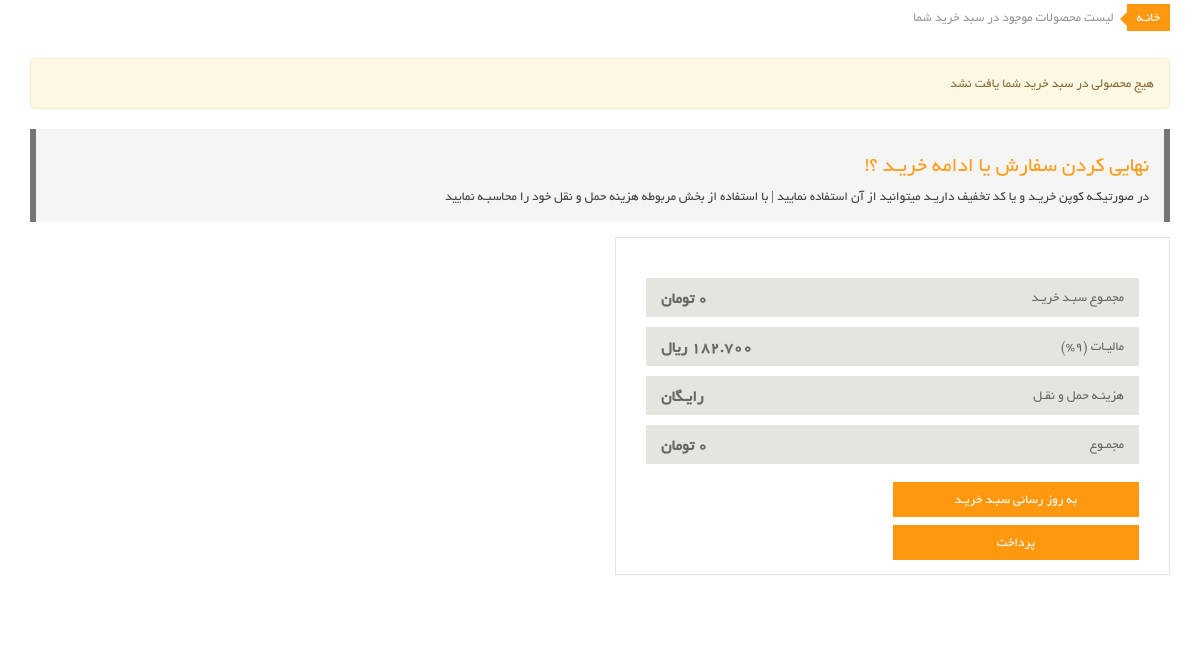
Page /open_order (signed in) on the earlier database version.
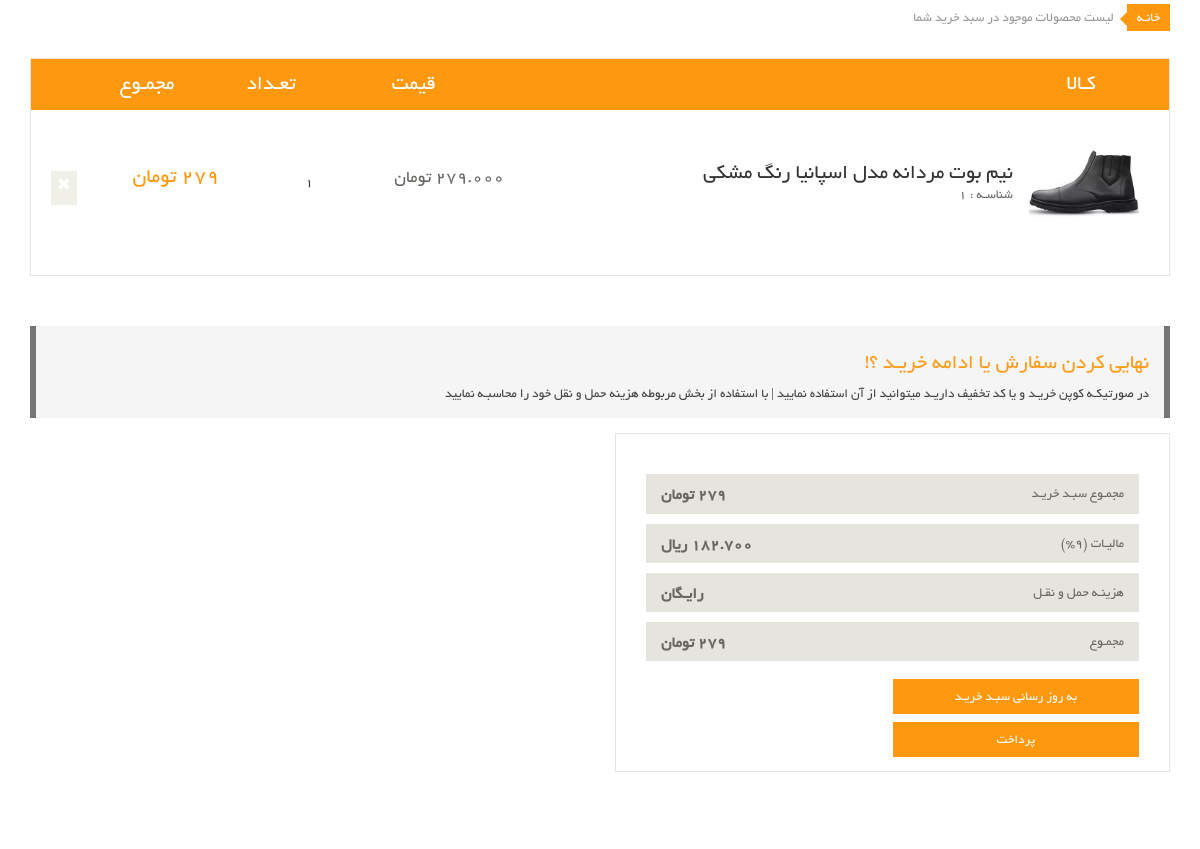
Same page on the later database version.
### ecomerce_order/models.py (models this page shows, shortened)
class OrderDetail(models.Model):
    order = models.ForeignKey(
        Order, on_delete=models.CASCADE, verbose_name='سبد خرید')
    product = models.ForeignKey(
        Product, on_delete=models.CASCADE, verbose_name='محصول')
    price = models.IntegerField(verbose_name='قیمت')
    count = models.IntegerField(verbose_name='تعداد')
    def get_detail_sum(self):
        return self.count * self.price
    class Meta:
        verbose_name = 'اطلاعات جزییات سبد خرید کاربر'
        verbose_name_plural = 'اطلاعات جزییات سبد های خرید کاربران'

### ecomerce_products/models.py (models this page shows, shortened)
class Product(models.Model):
    title = models.CharField(max_length=120, verbose_name='عنوان')
    description = models.TextField(verbose_name='توضیحات')
    price = models.IntegerField(verbose_name='قیمت')
    images = models.ImageField(
        upload_to=upload_image_path, blank=True, null=True, verbose_name='عکس')
    activate = models.BooleanField(default=False, verbose_name='فعال/غیرفعل')
    catagories = models.ManyToManyField(
        ProductCatagory, blank=True, verbose_name='دسته بندی ها')
    visit_count = models.IntegerField(
        default=0, verbose_name='پربازدیدترین محصولات')
    about_manufacturer=models.CharField(max_length=120, verbose_name='درباره سازنده',default='لورم ایپسوم متن ساختگی با تولید سادگی نامفهوم از صنعت')
    class Meta:
        verbose_name = 'محصول'
        verbose_name_plural = 'محصولات'
    object = product_manager()

### ecomerce_order/views.py (the view)
# urls.py: path('open_order', open_user_order),
@login_required(login_url='/login')
def open_user_order(request):
    context = {
        'order': None,
        'details': None,
        'total': 0
    }
    open_order: Order = Order.objects.filter(
        owner_id=request.user.id, is_paid=False).first()
    if open_order is not None:
        context['order'] = open_order
        context['details'] = open_order.orderdetail_set.all()
        context['total'] = open_order.get_total_price()
    return render(request, 'order/open_user_order.html', context)

### ecomerce_order/models.py (called while the page is built)
    def get_total_price(self):
        amount = 0
        for detail in self.orderdetail_set.all():
            amount += detail.price * detail.count
        return amount

### ecomerce_order/templates/order/open_user_order.html
{% extends 'shared/_MainLayout.html' %}
{% block content %}
<section id="cart_items">
    <div class="container">
        <div class="breadcrumbs">
            <ol class="breadcrumb">
                <li><a href="#">خانـه</a></li>
                <li class="active">لیست محصولات موجود در سبد خرید شما</li>
            </ol>
        </div>
        {% if order != None and details|length > 0 %}
        <div class="table-responsive cart_info">
            <table class="table table-condensed">
                <thead>
                    <tr class="cart_menu">
                        <td class="image">کـالا</td>
                        <td class="description"></td>
                        <td class="price">قیمت</td>
                        <td class="quantity">تعـداد</td>
                        <td class="total">مجمـوع</td>
                        <td></td>
                    </tr>
                </thead>
                <tbody>
                    {% for detail in details %}
                    <tr>
                        <td class="cart_product">
                            <a href=""><img src="{{detail.product.images.url}}" alt=""
                                    style="width: 110px;height: 110px; "></a>
                        </td>
                        <td class="cart_description">
                            <h4><a href="">{{detail.product.title}}</a></h4>
                            <p>شناسـه : {{detail.product.id}}</p>
                        </td>
                        <td class="cart_price">
                            <p>{{detail.product.price}}.000 تومان</p>
                        </td>
                        <td class="cart_quantity">
                            <div class="cart_quantity_button">
                                <span>{{detail.count}}</span>
                            </div>
                        </td>
                        <td class="cart_total">
                            <p class="cart_total_price">{{detail.get_detail_sum}} تومان</p>
                        </td>
                        <td class="cart_delete">
                            <a class="cart_quantity_delete" href="remove_order_item/{{detail.id}}"><i
                                    class="fa fa-times"></i></a>
                        </td>
                    </tr>
                    {% endfor %}
                </tbody>
            </table>
        </div>
        {% else %}
        <div class="alert alert-warning">
            <p>هیج محصولی در سبد خرید شما یافت نشد</p>
        </div>
        {% endif %}
    </div>
</section>
<section id="do_action">
    <div class="container">
        <div class="heading">
            <h3>نهایی کردن سفارش یا ادامه خریـد ؟! </h3>
            <p>در صورتیکـه کوپن خریـد و یا کد تخفیف داریـد میتوانید از آن استفاده نمایید | با استفاده از بخش مربوطه
                هزینه حمل و نقل خود را محاسبـه نمایید</p>
        </div>
        <div class="row">
            <div class="col-sm-6">
                <div class="total_area">
                    <ul>
                        <li>مجمـوع سبـد خریـد <span>{{total}} تومان</span></li>
                        <li>مالیـات (9%) <span>182.700 ريال</span></li>
                        <li>هزینـه حمل و نقـل <span>رایـگان</span></li>
                        <li>مجمـوع <span>{{total}} تومان</span></li>
                    </ul>
                    <a class="btn btn-default update" href="shop.html">به روز رسانی سبـد خریـد </a>
                    <a class="btn btn-default check_out" href="checkout.html">پرداخت</a>
                </div>
            </div>
        </div>
    </div>
</section>
{% endblock content %}

Differences in the rows shown:
added OrderDetail: product.images (picture), product "نیم بوت مردانه مدل اسپانیا رنگ مشکی", product.id "1", product.price "279", count "1", get_detail_sum "279"
Other differences:
{{ total }}: "0" → "279"
text no longer shown: "هیج محصولی در سبد خرید شما یافت نشد"
text now shown: "کـالا قیمت تعـداد مجمـوع"
